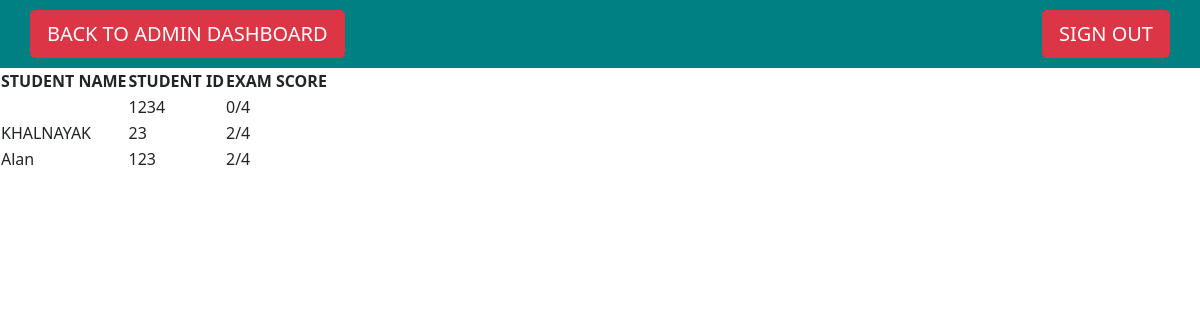
Page /main/records/2/ on the committed database.
### student/models.py (models this page shows, shortened)
class Result(models.Model):
    quiz=models.ForeignKey(Quiz, on_delete=models.CASCADE)
    student_name = models.CharField(max_length=150)
    student_sap = models.IntegerField()
    student_email=models.CharField(max_length=255)
    student_marks = models.CharField(max_length=150)
    total_marks=models.CharField(max_length=150)

### student/views.py (the view)
# urls.py: path('records/<int:quiz_id>/',views.records,name='student-records'),
def records(request,quiz_id):
    quiz = Quiz.objects.get(id=quiz_id)
    records = quiz.result_set.all()
    return render(request,'student/records.html',{'quiz_id':quiz_id,'records':records})

### student/templates/student/records.html (shortened to what this page needs)
{% extends 'base.html' %}
{% load static %}
{% block content %}
<nav class="navbar navbar-light navbar-right" style="background-color: teal; padding:10px 30px;">
    <a href="{% url 'admin-dash' %}"><button type="button" class="btn-lg btn-danger btn">BACK TO ADMIN DASHBOARD</button></a>
    <a href="{% url 'student-logout' %}"><button type="button" class="btn-lg btn-danger btn">SIGN OUT</button></a>
  </nav>
<table class="animate__animated animate__zoomIn animate__slow">
                <thead>
                  <tr>
                    <th>STUDENT NAME</th>
                    <th>STUDENT ID</th>
                    <th>EXAM SCORE</th>
                  </tr>
                </thead>
                <tbody>
                    {% for record in records %}
                  <tr>
                    <td data-column="STUDENT NAME">{{record.student_name}}</td>
                    <td data-column="STUDENT ID">{{record.student_sap}}</td>
                    <td data-column="EXAM SCORE">{{record.student_marks}}/{{record.total_marks}}</td>
                  </tr>
{% endfor %}
                </tbody>
              </table>
{% endblock %}

### rows in the picture
Result: student_sap "1234", student_marks "0", total_marks "4"
Result: student_name "KHALNAYAK", student_sap "23", student_marks "2", total_marks "4"
Result: student_name "Alan", student_sap "123", student_marks "2", total_marks "4"
